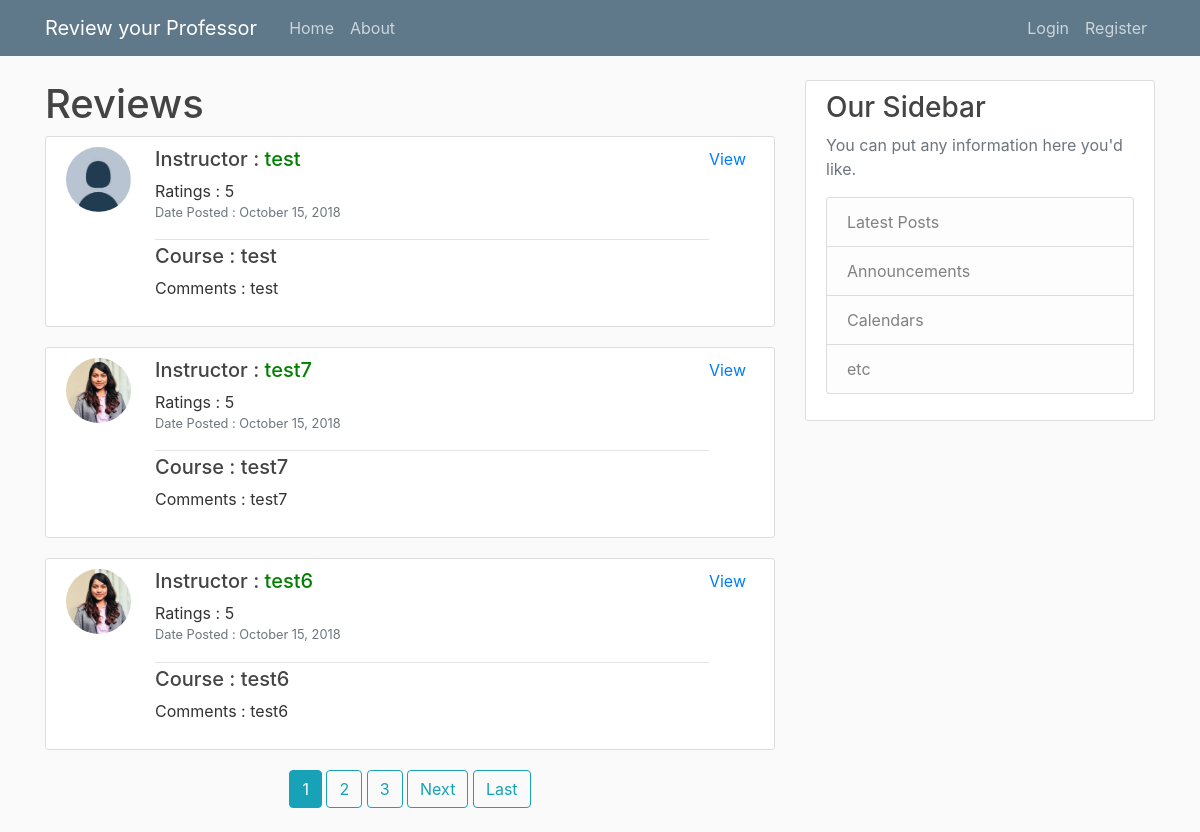
The page / on the database its author committed.
### review/models.py (models this page shows, shortened)
class review(models.Model):
    instructor = models.CharField(max_length=100)
    ratings = models.IntegerField()
    comments = models.TextField()
    course = models.CharField(max_length=100)
    date_posted = models.DateTimeField(default=timezone.now)
    author = models.ForeignKey(User, on_delete=models.CASCADE, default=1)

### users/models.py (models this page shows, shortened)
class Profile(models.Model):
    user = models.OneToOneField(User, on_delete = models.CASCADE)
    image = models.ImageField(default = 'default.jpg', upload_to = 'profile_pics' )

### review/views.py (the view)
# urls.py: path('', PostListView.as_view(), name='review-home'),
class PostListView(ListView):
    model = review
    template_name = 'review/home.html'
    context_object_name = 'posts'
    ordering = ['-date_posted']
    paginate_by = 3

### review/templates/review/home.html (shortened to what this page needs)
{% extends "review/base.html" %}
    {% block content %}
<h1 xmlns:text-align="http://www.w3.org/1999/xhtml" xmlns:text-align="http://www.w3.org/1999/xhtml"> Reviews </h1>
            {% for posts in posts %}
                <article class="media content-section">
                    <a class="mr-2" href="{% url 'user_reviews' posts.author.username %}"> <img class="rounded-circle article-img" src="{{ posts.author.profile.image.url }}"> </a>
                    <div class="media-body">
                        <div class="article-metadata">
                            <h5>Instructor :<font color="green"> {{posts.instructor}} </font></h5>
                            Ratings : {{posts.ratings}}
                            <p>
                                <small class="text-muted"> Date Posted : {{posts.date_posted|date:"F d, Y" }}</small>
                            </p>
                        </div>
                        <h5>Course : {{posts.course}}</h5>
                        <p class="article-content"> Comments : {{posts.comments}}</p>
                    </div>
                    <a class="mr-2" href="{% url 'review-detail' posts.id %}">View</a>
                </article>
            {% endfor %}
            <div align="center">
            {% if is_paginated %}
                {% for num in page_obj.paginator.page_range %}
                    {% if page_obj.number == num %}
                        <a class="btn btn-info mb-4" href="?page={{ num }}">{{ num }}</a>
                    {% elif num > page_obj.number|add:'-3' and num < page_obj.number|add:'3' %}
                        <a class="btn btn-outline-info mb-4" href="?page={{ num }}">{{ num }}</a>
                    {% endif %}
                {% endfor %}
                {% if page_obj.has_next %}
                    <a class="btn btn-outline-info mb-4" href="?page={{ page_obj.next_page_number }}">Next</a>
                    <a class="btn btn-outline-info mb-4" href="?page={{ page_obj.paginator.num_pages }}">Last</a>
                {% endif %}
            {% endif %}
            </div>
{% endblock%}

### review/static/review/main.css (style rules this page uses)
body { background: #fafafa; color: #333333; margin-top: 5rem; }
h1, h2, h3, h4, h5, h6 { color: #444444; }
.content-section { background: #ffffff; padding: 10px 20px; border: 1px solid #dddddd; border-radius: 3px; margin-bottom: 20px; }
.article-content { white-space: pre-line; }
.article-img { height: 65px; width: 65px; margin-right: 16px; }
.article-metadata { padding-bottom: 1px; margin-bottom: 4px; border-bottom: 1px solid #e3e3e3 }

### rows shown on the page
review: author.profile.image (placeholder picture), instructor "test", ratings "5", date_posted "October 15, 2018", course "test", comments "test"
review: author.profile.image (picture), instructor "test7", ratings "5", date_posted "October 15, 2018", course "test7", comments "test7"
review: author.profile.image (picture), instructor "test6", ratings "5", date_posted "October 15, 2018", course "test6", comments "test6"

### other values the page prints
{{ num }} "1"
{{ num }} "2" "3"
